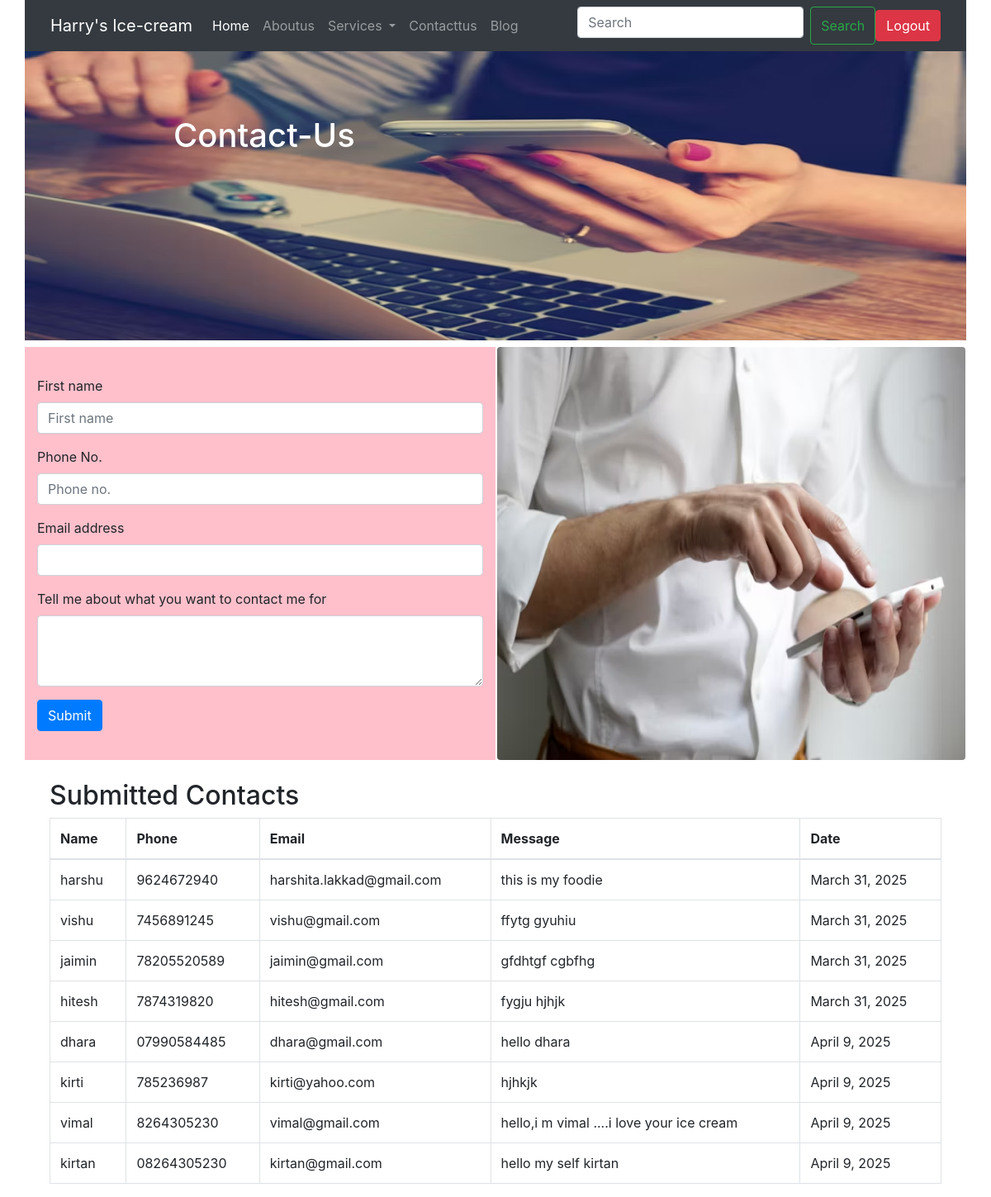
The page /contact/ (signed in) on the database its author committed.
### my_app/models.py (models this page shows, shortened)
class Contact(models.Model):
    name = models.CharField(max_length=150)
    phone =models.CharField(max_length=10)
    email = models.EmailField(max_length=100)
    desc = models.TextField(max_length=500)
    date = models.DateField()

### my_app/views.py (the view, shortened to what this page needs)
# urls.py: path('contact/',views.contact,name="contact"),
@login_required(login_url='login')
def contact(request):
    contacts = Contact.objects.all()
    return render(request, "contact.html",{'contacts':contacts})

### templates/contact.html (shortened to what this page needs)
{% extends "base.html" %}
{% block content %}
<div class = "container-fluid px-0 my-0">
    <img src="/static/media/contactus.png" class = "d-block w-100" style = "height:350px; width:100%;">
    <h1 style = "position:absolute; top:140px; color:white; left:210px;">Contact-Us</h1>
<div class="container my-2" >
    <div class="row">
        <div class="col-md-6 d-flex flex-column justify-content-center" style="background-color:pink;">
            <form class="row g-3" method="post" action="{% url 'contact' %}">
            <div class="col-12">
                <label for="firstname" class="form-label">First name</label>
                <input type="text" class="form-control" placeholder="First name" aria-label="First name" name="name">
              </div>
              <div class="col">
                <label for="phone" class="form-label">Phone No.</label>
                <input type="text" class="form-control" placeholder="Phone no." aria-label="phoneno" name ="phone">
              </div>
            <div class="col-12">
                <label for="exampleInputEmail1" class="form-label">Email address</label>
                <input type="email" class="form-control" name="email" id="exampleInputEmail1" aria-describedby="emailHelp">
            </div>
            <div class="col-12">
                <label for="desc" class="form-label" id = "desc">Tell me about what you want to contact me for</label>
                <textarea class="form-control" id="desc" name="desc" rows="3"></textarea>
            </div>
        <div class="col-12">
            <button type="submit" class="btn btn-primary">Submit</button>
          </div>
      </form>
    </div>
      <div class="col-md-6 d-flex align-items-center justify-content-center" style = "width:100%;">
        <img src="/static/media/contact-form.png" class="img-fluid rounded" style="max-width: 105%; height:500px;">
    </div>
</div>
<div class="container mt-4">
  <h2>Submitted Contacts</h2>
  <table class="table table-bordered">
      <thead>
          <tr>
              <th>Name</th>
              <th>Phone</th>
              <th>Email</th>
              <th>Message</th>
              <th>Date</th>
          </tr>
      </thead>
      <tbody>
          {% for contact in contacts %}
          <tr>
              <td>{{ contact.name }}</td>
              <td>{{ contact.phone }}</td>
              <td>{{ contact.email }}</td>
              <td>{{ contact.desc }}</td>
              <td>{{ contact.date }}</td>
          </tr>
          {% empty %}
          <tr>
              <td colspan="5" class="text-center">No contacts found</td>
          </tr>
          {% endfor %}
      </tbody>
  </table>
</div>
{% endblock content %}

### rows shown on the page
Contact: name "harshu", phone "9624672940", email "harshita.lakkad@gmail.com", desc "this is my foodie", date "March 31, 2025"
Contact: name "vishu", phone "7456891245", email "vishu@gmail.com", desc "ffytg gyuhiu", date "March 31, 2025"
Contact: name "jaimin", phone "78205520589", email "jaimin@gmail.com", desc "gfdhtgf cgbfhg", date "March 31, 2025"
Contact: name "hitesh", phone "7874319820", email "hitesh@gmail.com", desc "fygju hjhjk", date "March 31, 2025"
Contact: name "dhara", phone "07990584485", email "dhara@gmail.com", desc "hello dhara", date "April 9, 2025"
Contact: name "kirti", phone "785236987", email "kirti@yahoo.com", desc "hjhkjk", date "April 9, 2025"
Contact: name "vimal", phone "8264305230", email "vimal@gmail.com", desc "hello,i m vimal ....i love your ice cream", date "April 9, 2025"
Contact: name "kirtan", phone "08264305230", email "kirtan@gmail.com", desc "hello my self kirtan", date "April 9, 2025"
